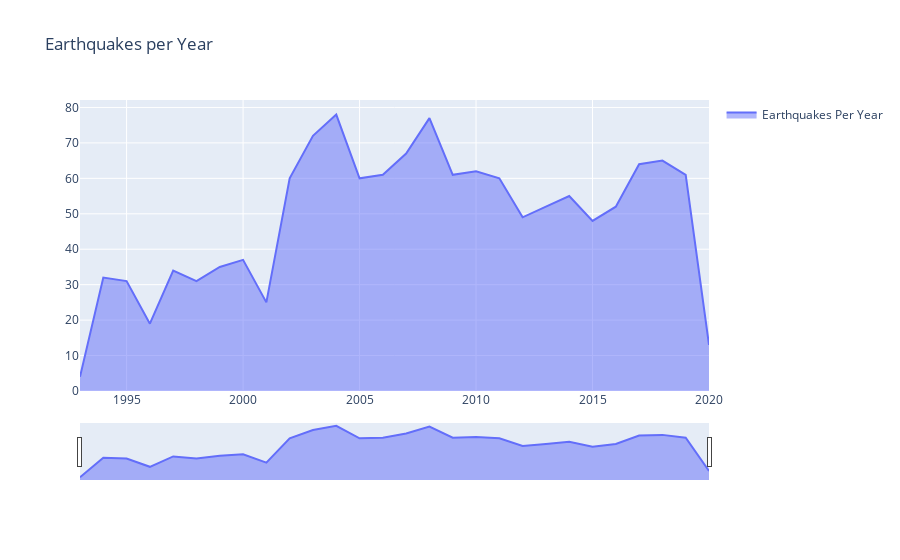

Notebook code for this chart:
### Code cell
fig = go.Figure()

fig.add_trace(go.Scatter(
    x=list(year_count.keys()), 
    y=list(year_count.values()),
    name='Earthquakes Per Year',
    fill='tozeroy'
))   

# Set title
fig.update_layout(
    title_text="Earthquakes per Year"
)
# Add range slider
fig.update_layout(
    xaxis=dict(
        rangeslider=dict(
            visible=True
        )
    ),
    showlegend=True
)
fig.show()

### Figure 1 — Plotly figure (JSON) as saved in the notebook; plotly's stock layout.template omitted (floating-point values rounded to 4 significant figures)
{"data": [{"fill": "tozeroy", "name": "Earthquakes Per Year", "type": "scatter", "x": [1993, 1994, 1995, 1996, 1997, 1998, 1999, 2000, 2001, 2002, 2003, 2004, 2005, 2006, 2007, 2008, 2009, 2010, 2011, 2012, 2013, 2014, 2015, 2016, 2017, 2018, 2019, 2020], "y": [4, 32, 31, 19, 34, 31, 35, 37, 25, 60, 72, 78, 60, 61, 67, 77, 61, 62, 60, 49, 52, 55, 48, 52, 64, 65, 61, 13]}], "layout": {"showlegend": true, "title": {"text": "Earthquakes per Year"}, "xaxis": {"rangeslider": {"visible": true}}}}
